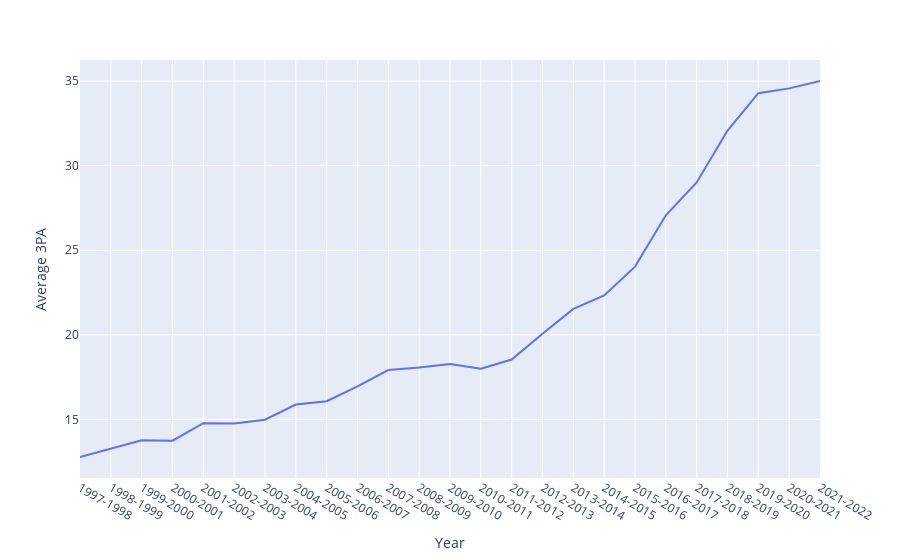

Notebook cell for this chart:
### Code cell
fig2 = px.line(df_tendency, x = 'Year', y = 'Average 3PA')
fig2

### Figure 1 — Plotly figure (JSON) as saved in the notebook; plotly's stock layout.template omitted (floating-point values rounded to 4 significant figures)
{"data": [{"hovertemplate": "Year=%{x}<br>Average 3PA=%{y}<extra></extra>", "legendgroup": "", "line": {"color": "#636efa", "dash": "solid"}, "marker": {"symbol": "circle"}, "mode": "lines", "name": "", "orientation": "v", "showlegend": false, "type": "scatter", "x": ["1997-1998", "1998-1999", "1999-2000", "2000-2001", "2001-2002", "2002-2003", "2003-2004", "2004-2005", "2005-2006", "2006-2007", "2007-2008", "2008-2009", "2009-2010", "2010-2011", "2011-2012", "2012-2013", "2013-2014", "2014-2015", "2015-2016", "2016-2017", "2017-2018", "2018-2019", "2019-2020", "2020-2021", "2021-2022"], "xaxis": "x", "y": [12.77, 13.27, 13.77, 13.74, 14.78, 14.76, 14.98, 15.88, 16.08, 16.95, 17.92, 18.07, 18.28, 18.0, 18.54, 20.06, 21.53, 22.33, 24.03, 27.07, 29.01, 32.08, 34.29, 34.57, 35.01], "yaxis": "y"}], "layout": {"legend": {"tracegroupgap": 0}, "margin": {"t": 60}, "xaxis": {"anchor": "y", "domain": [0, 1], "title": {"text": "Year"}}, "yaxis": {"anchor": "x", "domain": [0, 1], "title": {"text": "Average 3PA"}}}}
